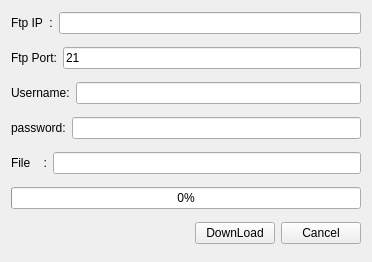
<?xml version="1.0" encoding="UTF-8"?>
<ui version="4.0">
 <class>CCheckRemoteWgt</class>
 <widget class="QWidget" name="CCheckRemoteWgt">
  <property name="geometry">
   <rect>
    <x>0</x>
    <y>0</y>
    <width>372</width>
    <height>262</height>
   </rect>
  </property>
  <property name="windowTitle">
   <string>CCheckRemoteWgt</string>
  </property>
  <layout class="QHBoxLayout" name="horizontalLayout_6">
   <item>
    <layout class="QVBoxLayout" name="verticalLayout">
     <property name="spacing">
      <number>12</number>
     </property>
     <item>
      <layout class="QHBoxLayout" name="horizontalLayout">
       <item>
        <widget class="QLabel" name="label">
         <property name="text">
          <string>Ftp IP  :</string>
         </property>
        </widget>
       </item>
       <item>
        <widget class="QLineEdit" name="lineEdit"/>
       </item>
      </layout>
     </item>
     <item>
      <layout class="QHBoxLayout" name="horizontalLayout_2">
       <item>
        <widget class="QLabel" name="label_2">
         <property name="text">
          <string>Ftp Port:</string>
         </property>
        </widget>
       </item>
       <item>
        <widget class="QLineEdit" name="lineEdit_2">
         <property name="text">
          <string>21</string>
         </property>
        </widget>
       </item>
      </layout>
     </item>
     <item>
      <layout class="QHBoxLayout" name="horizontalLayout_3">
       <item>
        <widget class="QLabel" name="label_3">
         <property name="text">
          <string>Username:</string>
         </property>
        </widget>
       </item>
       <item>
        <widget class="QLineEdit" name="lineEdit_3"/>
       </item>
      </layout>
     </item>
     <item>
      <layout class="QHBoxLayout" name="horizontalLayout_4">
       <item>
        <widget class="QLabel" name="label_4">
         <property name="text">
          <string>password:</string>
         </property>
        </widget>
       </item>
       <item>
        <widget class="QLineEdit" name="lineEdit_4"/>
       </item>
      </layout>
     </item>
     <item>
      <layout class="QHBoxLayout" name="horizontalLayout_7">
       <item>
        <widget class="QLabel" name="label_5">
         <property name="text">
          <string>File    :</string>
         </property>
        </widget>
       </item>
       <item>
        <widget class="QLineEdit" name="lineEdit_5"/>
       </item>
      </layout>
     </item>
     <item>
      <widget class="QProgressBar" name="progressBar">
       <property name="value">
        <number>0</number>
       </property>
       <property name="alignment">
        <set>Qt::AlignRight|Qt::AlignTrailing|Qt::AlignVCenter</set>
       </property>
      </widget>
     </item>
     <item>
      <layout class="QHBoxLayout" name="horizontalLayout_5">
       <item>
        <spacer name="horizontalSpacer">
         <property name="orientation">
          <enum>Qt::Horizontal</enum>
         </property>
         <property name="sizeHint" stdset="0">
          <size>
           <width>40</width>
           <height>20</height>
          </size>
         </property>
        </spacer>
       </item>
       <item>
        <widget class="QPushButton" name="pushButton">
         <property name="text">
          <string>DownLoad</string>
         </property>
        </widget>
       </item>
       <item>
        <widget class="QPushButton" name="pushButton_2">
         <property name="text">
          <string>Cancel</string>
         </property>
        </widget>
       </item>
      </layout>
     </item>
    </layout>
   </item>
  </layout>
 </widget>
 <layoutdefault spacing="6" margin="11"/>
 <resources/>
 <connections/>
</ui>
